Frame 1 (no input): blank canvas, image omitted
Frame 60 (the mouse pressed at the canvas centre just before this capture): blank canvas, image omitted
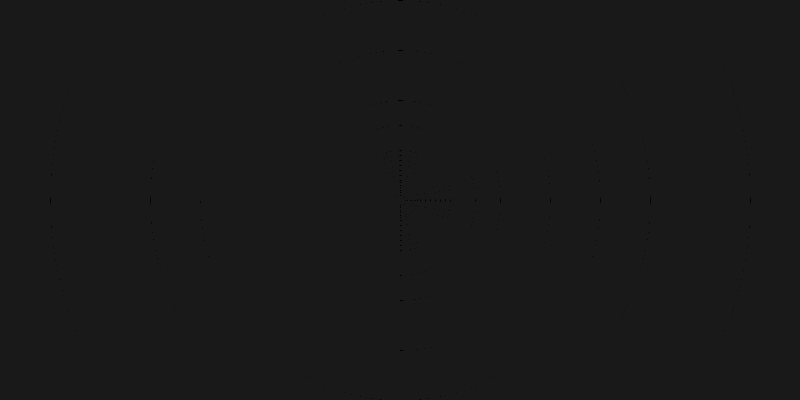
Frame 120 (the mouse held since frame 60 and released just before this capture)

The Processing sketch whose frames 1 and 60 were blank and that drew this single picture after the mouse press (run headless with seeded random() and noise(); from frame 60 on, the mouse is pressed at the canvas centre):

// Processing sketch: processing_28441
// ── processing_28441.pde

void setup(){
  size(800, 400);
  background(255);
  smooth();
}
 
void draw(){
   frameRate (20);
  if (mousePressed) {
  
    
    fill(0, 5);
  ellipse(mouseX, mouseY, 10, 10);
  ellipse(mouseX, mouseY, 15, 15);
  ellipse(mouseX, mouseY, 20, 20);
  ellipse(mouseX, mouseY, 25, 25);
  ellipse(mouseX, mouseY, 30, 30);
  ellipse(mouseX, mouseY, 35, 35);
  ellipse(mouseX, mouseY, 40, 40);
  ellipse(mouseX, mouseY, 50, 50);
  ellipse(mouseX, mouseY, 60, 60);
  ellipse(mouseX, mouseY, 70, 70);
  ellipse(mouseX, mouseY, 80, 80);
  ellipse(mouseX, mouseY, 90, 90);
  ellipse(mouseX, mouseY, 100, 100);
  ellipse(mouseX, mouseY, 150, 150);
  ellipse(mouseX, mouseY, 200, 200);
  ellipse(mouseX, mouseY, 300, 300);
  ellipse(mouseX, mouseY, 400, 400);
  ellipse(mouseX, mouseY, 500, 500);
  ellipse(mouseX, mouseY, 700, 700);
  ellipse(mouseX, mouseY, 1000, 1000);
  ellipse(mouseX, mouseY, 2000, 2000);
     
  
  
     fill(0, 0, 0);
  fill(100);
  noStroke();
   quad(pmouseX, pmouseY, mouseX, mouseY, 400, 0, 400, 400 );
     
} else
{

  fill(0, 0, 0);
 
   
  
   
}
}
